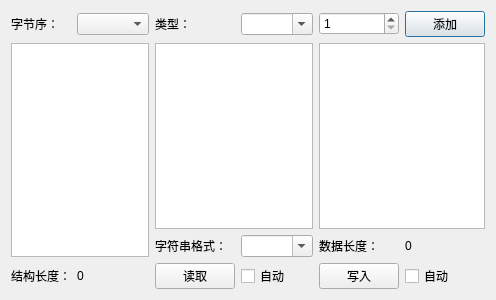
<?xml version="1.0" encoding="UTF-8"?>
<ui version="4.0">
 <class>basic_type_conversion_dialog</class>
 <widget class="QDialog" name="basic_type_conversion_dialog">
  <property name="geometry">
   <rect>
    <x>0</x>
    <y>0</y>
    <width>483</width>
    <height>300</height>
   </rect>
  </property>
  <property name="windowTitle">
   <string>基本类型转换</string>
  </property>
  <layout class="QGridLayout" name="grid_layout">
   <item row="0" column="0">
    <widget class="QLabel" name="endianness_label">
     <property name="text">
      <string>字节序：</string>
     </property>
    </widget>
   </item>
   <item row="0" column="1">
    <widget class="QComboBox" name="endianness_combo_box"/>
   </item>
   <item row="0" column="2">
    <widget class="QLabel" name="type_label">
     <property name="text">
      <string>类型：</string>
     </property>
    </widget>
   </item>
   <item row="0" column="3">
    <widget class="QComboBox" name="type_combo_box">
     <property name="editable">
      <bool>true</bool>
     </property>
    </widget>
   </item>
   <item row="0" column="4">
    <widget class="QSpinBox" name="count_spin_box">
     <property name="minimum">
      <number>1</number>
     </property>
    </widget>
   </item>
   <item row="0" column="5">
    <widget class="QPushButton" name="add_type_push_button">
     <property name="text">
      <string>添加</string>
     </property>
    </widget>
   </item>
   <item row="1" column="0" rowspan="2" colspan="2">
    <widget class="QListView" name="type_list_view">
     <property name="contextMenuPolicy">
      <enum>Qt::CustomContextMenu</enum>
     </property>
     <property name="editTriggers">
      <set>QAbstractItemView::NoEditTriggers</set>
     </property>
     <property name="selectionMode">
      <enum>QAbstractItemView::ExtendedSelection</enum>
     </property>
     <property name="textElideMode">
      <enum>Qt::ElideLeft</enum>
     </property>
    </widget>
   </item>
   <item row="1" column="2" colspan="2">
    <widget class="QPlainTextEdit" name="memory_plain_text_edit">
     <property name="readOnly">
      <bool>true</bool>
     </property>
    </widget>
   </item>
   <item row="1" column="4" colspan="2">
    <widget class="QPlainTextEdit" name="context_plain_text_edit"/>
   </item>
   <item row="2" column="2">
    <widget class="QLabel" name="to_string_method_label">
     <property name="text">
      <string>字符串格式：</string>
     </property>
    </widget>
   </item>
   <item row="2" column="3">
    <widget class="QComboBox" name="to_string_method_combo_box">
     <property name="editable">
      <bool>true</bool>
     </property>
    </widget>
   </item>
   <item row="2" column="4">
    <widget class="QLabel" name="bytes_length_label">
     <property name="text">
      <string>数据长度：</string>
     </property>
    </widget>
   </item>
   <item row="2" column="5">
    <widget class="QLabel" name="bytes_length_val_label">
     <property name="text">
      <string>0</string>
     </property>
    </widget>
   </item>
   <item row="3" column="0">
    <widget class="QLabel" name="sizeof_label">
     <property name="text">
      <string>结构长度：</string>
     </property>
    </widget>
   </item>
   <item row="3" column="1">
    <widget class="QLabel" name="sizeof_val_label">
     <property name="text">
      <string>0</string>
     </property>
    </widget>
   </item>
   <item row="3" column="2">
    <widget class="QPushButton" name="read_push_button">
     <property name="text">
      <string>读取</string>
     </property>
    </widget>
   </item>
   <item row="3" column="3">
    <widget class="QCheckBox" name="auto_read_check_box">
     <property name="text">
      <string>自动</string>
     </property>
    </widget>
   </item>
   <item row="3" column="4">
    <widget class="QPushButton" name="write_push_button">
     <property name="text">
      <string>写入</string>
     </property>
    </widget>
   </item>
   <item row="3" column="5">
    <widget class="QCheckBox" name="auto_write_check_box">
     <property name="text">
      <string>自动</string>
     </property>
    </widget>
   </item>
  </layout>
 </widget>
 <resources/>
 <connections/>
</ui>
